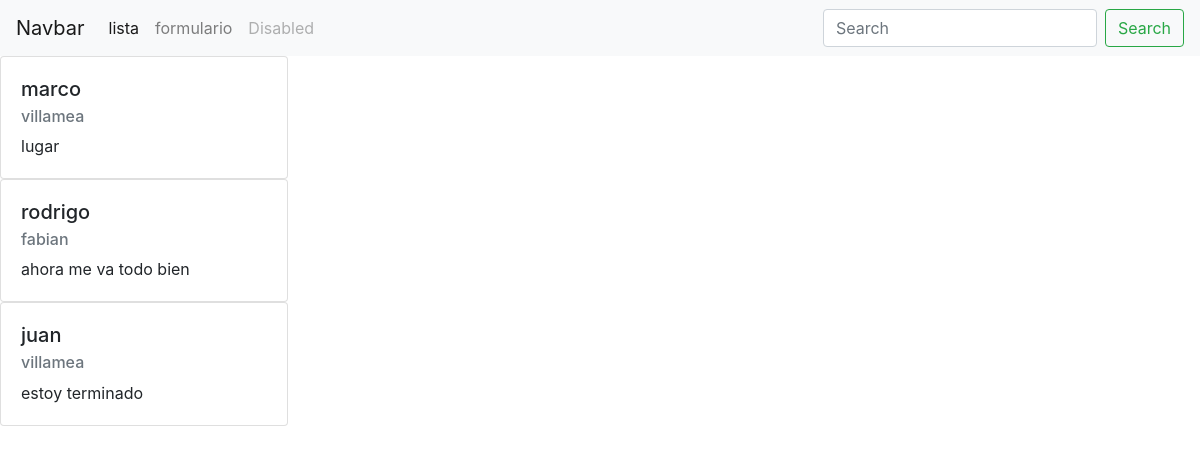
Page /info/lista_viajes/ on the committed database.
### viajes/models.py (models this page shows, shortened)
class viajes(models.Model):
    name = models.CharField(max_length=200)
    apellido = models.CharField(max_length=200)
    descripcion = models.CharField(max_length=300)

### viajes/views.py (the view)
# urls.py: path("lista_viajes/", lista_viajes, name= "lista" ),
def lista_viajes(request):
    list = viajes.objects.all()
    context = {
        "list": list
    }
    return render(request,"lista_de_lugares.html",context=context)

### template/lista_de_lugares.html (shortened to what this page needs)
{%  extends "template/base.html" %}
{% block contenidoquecambia %}
{% for lista in list %}
<div class="card" style="width: 18rem;">
    <div class="card-body">
      <h5 class="card-title">{{lista.name}}</h5>
      <h6 class="card-subtitle mb-2 text-muted">{{lista.apellido}}</h6>
      <p class="card-text">{{lista.descripcion}}</p>
    </div>
  </div>
{% endfor %}
{% endblock %}

### rows in the picture
viajes: name "marco", apellido "villamea", descripcion "lugar"
viajes: name "rodrigo", apellido "fabian", descripcion "ahora me va todo bien"
viajes: name "juan", apellido "villamea", descripcion "estoy terminado"
